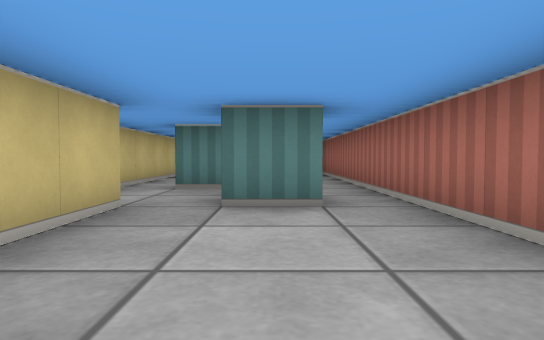
[1] (above)

12 first-person views from a walk through a cub3D ray-caster map. The camera is about half as high as the walls, tilts 2° down and sees 75° across. The floor is counted in squares. Each view is taken from the middle of a square. On the plan, view 1 faces up. The plan holds only what a view shows up to about 9 squares ahead; the rest is blank.

[2]
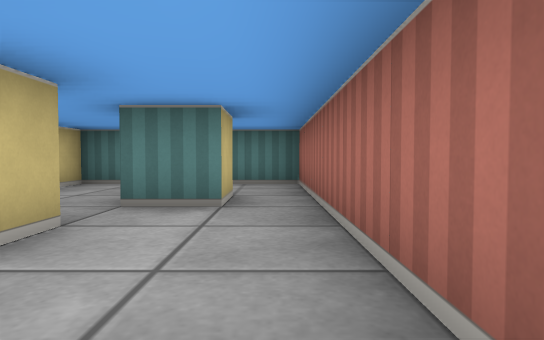

[3]
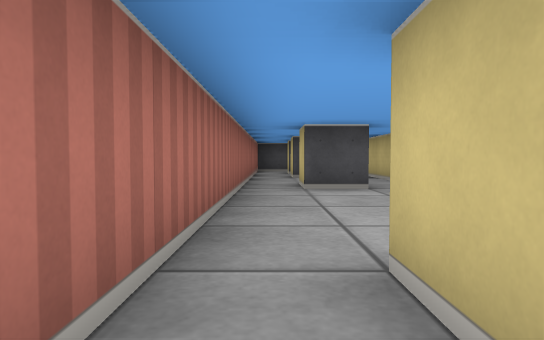

[4]
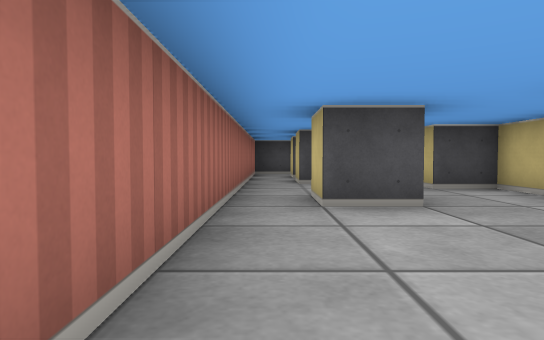

[5]
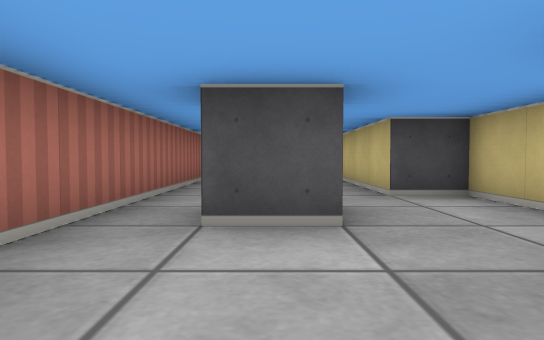

[6]
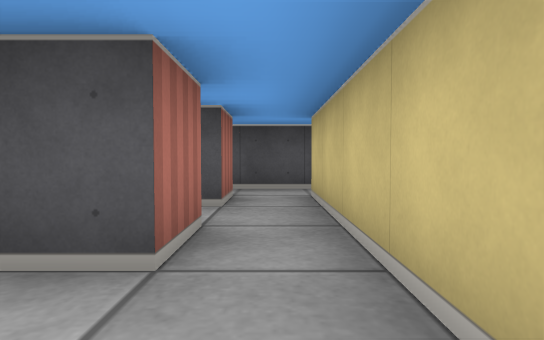

[7]
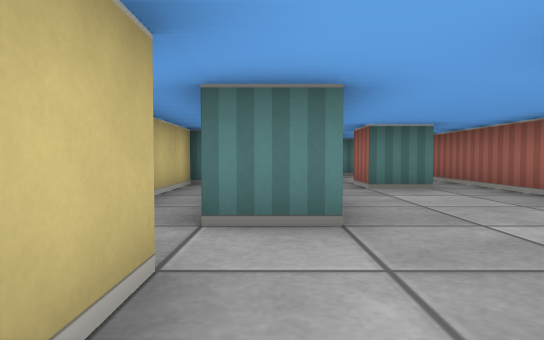

[8]
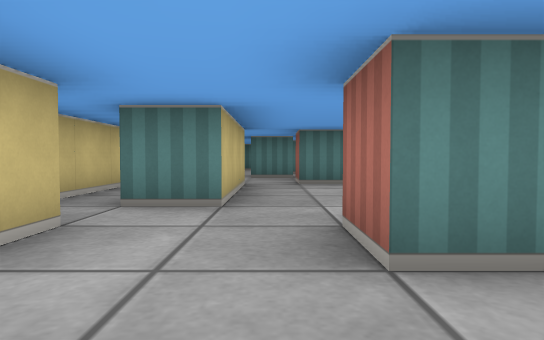

[9]
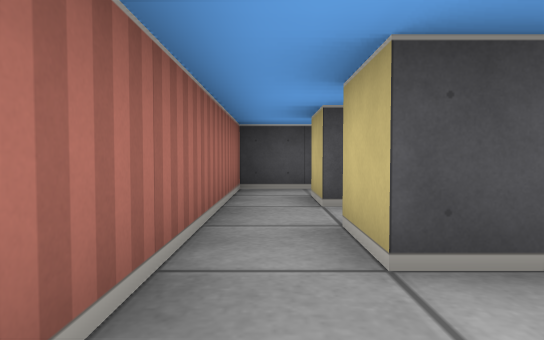

[10]
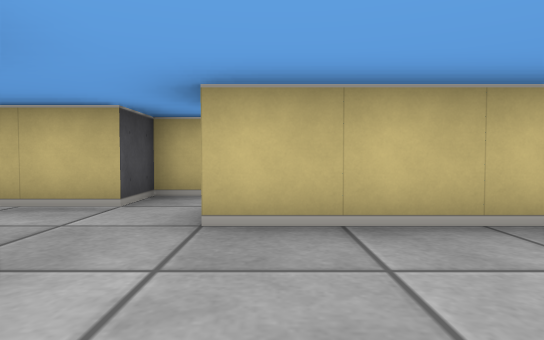

[11]
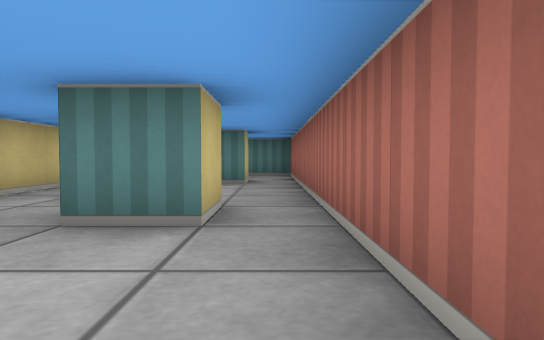

[12]
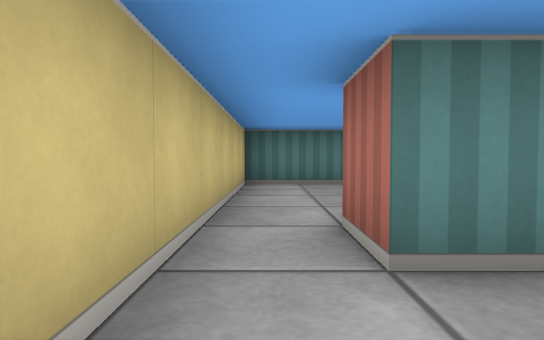

### Floor plan
Points are (right, up) in squares from view 1. A wall is a line through its corners. A room is listed if a view was taken in it or the views show most of it. See-through windows are left out.
Room 1 (views 1, 2, 3, 4, 5, 6, 7, 8, 9, 10, 11, 12)
walls: (-1.5, 3.5) (-1.5, 0.5) (-2.5, 0.5); (-0.5, -0.5) (0.5, -0.5) (0.5, -1.5) (-0.5, -1.5) (-0.5, -0.5); (0.5, 4.5) (0.5, 3.5) (-0.5, 3.5) (-0.5, 4.5); (-2.5, -0.5) (-2.5, -2.5) (-1.5, -2.5) (-1.5, -6.5); (-0.5, 5.5) (-1.5, 5.5) (-1.5, 6.5); (-3.5, 4.5) (-3.5, 3.5); (-0.5, 6.5) (-0.5, 5.9); (-0.5, -4.5) (-0.5, -3.5) (0.5, -3.5) (0.5, -4.5); (0.5, 8.5) (0.5, 7.5) (-0.5, 7.5); (-0.5, -6.5) (-0.5, -5.5) (0.5, -5.5) (0.5, -6.5); (-1.6, -7.5) (1.5, -7.5) (1.5, 10.5) (-2.5, 10.5) (-2.5, 4.6)
ways out: opening at (-3, 1.5) to room 2
Room 2 (no view inside)
walls: (-3.5, 3.5) (-3.5, -0.5) (-2.5, -0.5)
ways out: opening at (-3, 1.5) to room 1

Where each view was taken, in squares from view 1:
view 1: 0 up, 0 right, facing up
view 2: 4 up, 1 right, facing up
view 3: 5 up, 1 right, facing down
view 4: 3 up, 1 right, facing down
view 5: 2 up, 0 right, facing down
view 6: 2 down, 1 left, facing down
view 7: 2 down, 2 left, facing up
view 8: 3 down, 1 left, facing up
view 9: 2 down, 1 right, facing down
view 10: 1 up, 1 right, facing left
view 11: 1 up, 1 right, facing up
view 12: 4 up, 2 left, facing up
